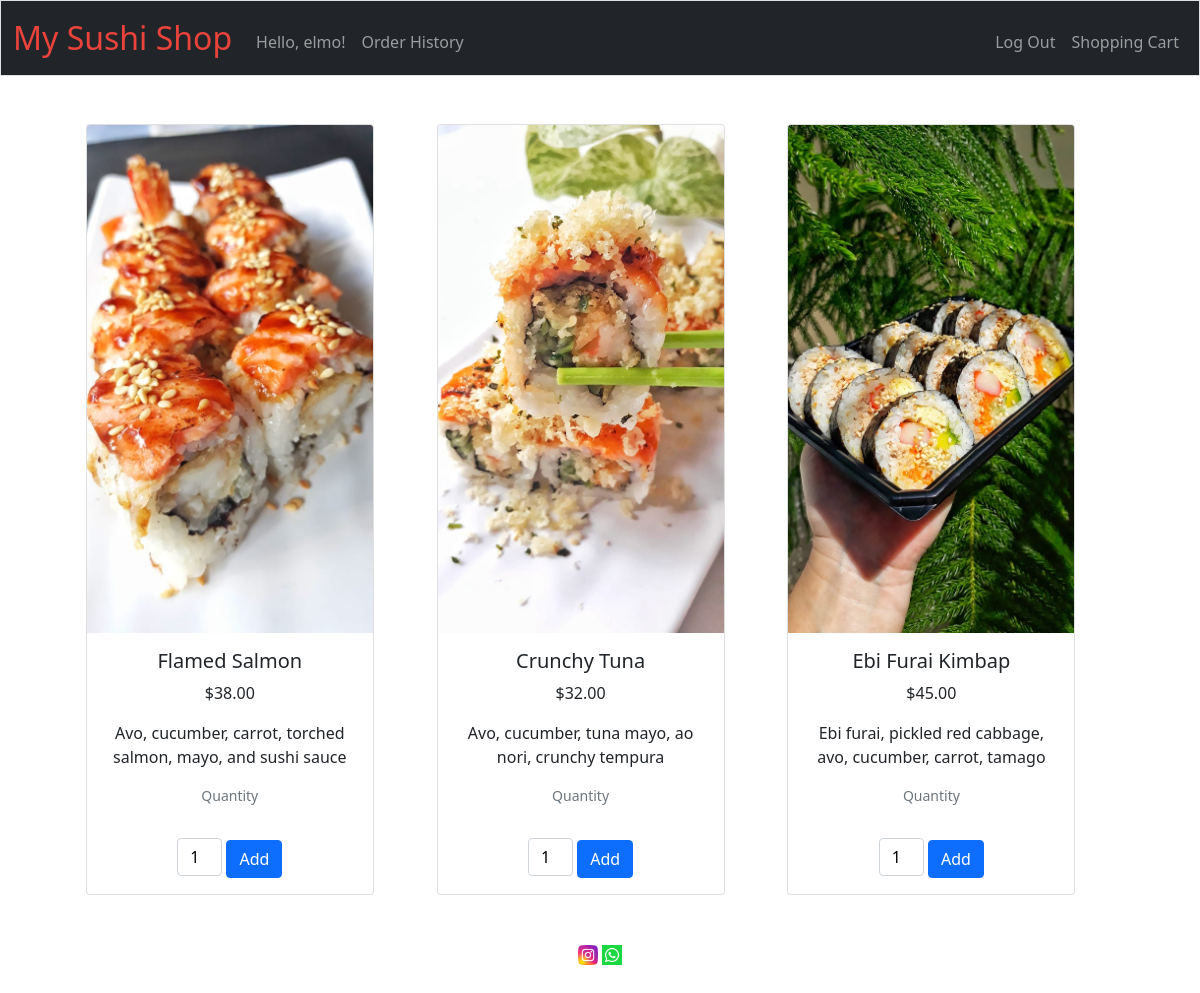
The page / (signed in) on the database its author committed.
### tables this page shows
CREATE TABLE products(id INTEGER PRIMARY KEY AUTOINCREMENT NOT NULL, name TEXT NOT NULL, price NUMERIC NOT NULL, description TEXT NOT NULL, img_url TEXT NOT NULL DEFAULT 'noimg.png', product_type_id INTEGER NOT NULL, FOREIGN KEY (product_type_id) REFERENCES product_type(id));

### app.py (the view)
@app.route("/")
def index():
    products = db.execute("Select * from products;")
    if products is not None:
        return render_template("index.html", data = products)
    return apology("test")

### app.py (called while the page is built)
@app.after_request
def after_request(response):
    response.headers["Cache-Control"] = "no-cache, no-store, must-revalidate"
    response.headers["Expires"] = 0
    response.headers["Pragma"] = "no-cache"
    return response

### helpers.py (called while the page is built)
def usd(value):
    return f"${value:,.2f}"

### templates/index.html (shortened to what this page needs)
{% extends "layout.html" %}
{% block main %}
{% if data %}
<div class="container">
    <div class="row">
      {% for dt in data %}
      <div class="col">
          <div class="card" style="width: 18rem;">
              <img class="card-img-top" src="static/{{dt.img_url}}" alt="{{dt.name}}">
              <div class="card-body">
                    <h5 id="product_title" class="card-title">{{dt.name}}</h5>
                    <p>{{dt.price | usd}}</p>
                    <p class="card-text">{{dt.description}}</p>
                    <p class="small text-muted mb-4 pb-2">Quantity</p>
                    <input class="input-general" id="{{dt.id}}" min="1" max="10" type="number" value="1" style="width: 45px;">
                    <button class="btn btn-primary" id="{{dt.id}}" onclick="addToCart(this.id)">Add</button>
              </div>
          </div>
      </div>
      {% endfor %}
      {% else %}
          <p>
              No products to show...
          </p>
    </div>
    {% endif %}
</div>
{% endblock %}

### static/styles.css (style rules this page uses)
.container { margin-left: auto; margin-right: auto; padding-left: 15px; padding-right: 15px; text-align: center; width: 90%; }
.input-general { border: 1px solid #ced4da; border-radius: 0.25rem; padding: 0.375rem 0.380rem 0.375rem 0.75rem; }

### rows shown on the page
products: img_url (picture), name "Flamed Salmon", price "$38.00", description "Avo, cucumber, carrot, torched salmon, mayo, and sushi sauce", id "1"
products: img_url (picture), name "Crunchy Tuna", price "$32.00", description "Avo, cucumber, tuna mayo, ao nori, crunchy tempura"
products: img_url (picture), name "Ebi Furai Kimbap", price "$45.00", description "Ebi furai, pickled red cabbage, avo, cucumber, carrot, tamago"

### other values the page prints
{{ session["username"] }} "elmo"
